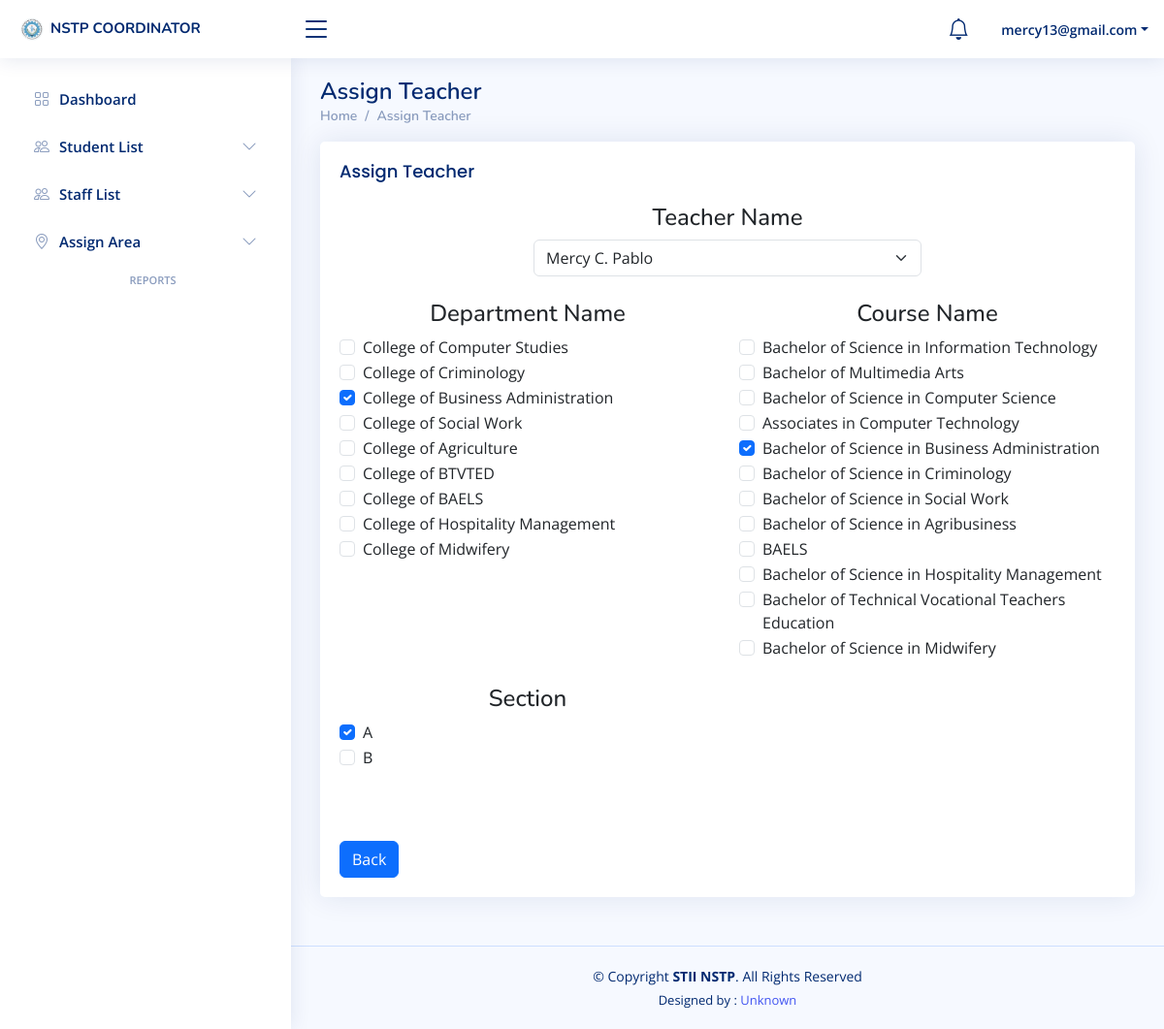
Screenshot of /Coordinator/t_assign_info.php?t_assign_id=1 (signed in) with the database file from the repository.
### tables this page shows
CREATE TABLE `t_assign` (
  `t_assign_id` int(11) NOT NULL,
  `t_id` int(11) NOT NULL,
  `d_id` int(11) NOT NULL,
  `c_id` int(11) NOT NULL,
  `s_id` int(11) NOT NULL,
  `section` varchar(255) NOT NULL,
  `status` varchar(255) NOT NULL DEFAULT 'Available',
  `date` timestamp NOT NULL DEFAULT current_timestamp() ON UPDATE current_timestamp(),
  `co_id` int(11) NOT NULL
);

CREATE TABLE `teacher` (
  `t_id` int(11) NOT NULL,
  `full_name` varchar(255) NOT NULL,
  `email` varchar(255) NOT NULL,
  `password` varchar(255) NOT NULL,
  `confirm_password` varchar(255) NOT NULL,
  `contact_number` varchar(255) NOT NULL,
  `status` varchar(255) NOT NULL,
  `date` timestamp NOT NULL DEFAULT current_timestamp() ON UPDATE current_timestamp(),
  `r_id` int(11) NOT NULL,
  `profile_picture` varchar(255) NOT NULL,
  `valid_id` varchar(255) NOT NULL,
  `address` varchar(255) NOT NULL,
  `gender` varchar(255) NOT NULL,
  `birthdate` varchar(255) NOT NULL,
  `age` varchar(255) NOT NULL,
  `civil_status` varchar(255) NOT NULL
);

CREATE TABLE `departments` (
  `d_id` int(11) NOT NULL,
  `department_name` varchar(255) NOT NULL,
  `date` timestamp NOT NULL DEFAULT current_timestamp() ON UPDATE current_timestamp(),
  `status` varchar(255) NOT NULL DEFAULT 'Available'
);

CREATE TABLE `course` (
  `c_id` int(11) NOT NULL,
  `course_name` varchar(255) NOT NULL,
  `d_id` int(11) NOT NULL,
  `date` timestamp NOT NULL DEFAULT current_timestamp() ON UPDATE current_timestamp(),
  `status` varchar(255) NOT NULL DEFAULT 'Available'
);

### Coordinator/t_assign_info.php (the view, shortened to what this page needs)
<?php
if (isset($_SESSION['email']) && isset($_SESSION['co_id']) && ($_SESSION['password']) ) {
?>
<!DOCTYPE html>
<html lang="en">
<head>
  <link href="assets/vendor/bootstrap/css/bootstrap.min.css" rel="stylesheet">
  <link href="assets/vendor/bootstrap-icons/bootstrap-icons.css" rel="stylesheet">
  <link href="assets/vendor/boxicons/css/boxicons.min.css" rel="stylesheet">
  <link href="assets/vendor/quill/quill.snow.css" rel="stylesheet">
  <link href="assets/vendor/quill/quill.bubble.css" rel="stylesheet">
  <link href="assets/vendor/remixicon/remixicon.css" rel="stylesheet">
  <link href="assets/vendor/simple-datatables/style.css" rel="stylesheet">
  <link href="assets/css/style.css" rel="stylesheet">
</head>
<body>
<?php include 'Include/header.php'; ?>
<?php include 'Include/sidebar.php'; ?>
  <main id="main" class="main">
    <div class="pagetitle">
      <h1>Assign Teacher</h1>
      <nav>
        <ol class="breadcrumb">
          <li class="breadcrumb-item"><a href="dashboard.php">Home</a></li>
          <li class="breadcrumb-item">Assign Teacher</li>
        </ol>
      </nav>
    </div>
    <section class="section">
      <div class="row">
        <div class="col-lg-12">
          <div class="card">
            <div class="card-body">
              <div class="row">
              	<div class="col-lg-12">
              		<h5 class="card-title">Assign Teacher
                  </h5>
              	</div>
              </div>
              <div class="col-lg-12">
                <?php
include "conn.php";
$t_assign_id = intval($_GET['t_assign_id']);
$query = "
    SELECT t_assign.*, teacher.full_name, t_assign.t_id, t_assign.d_id, t_assign.c_id, t_assign.section
    FROM t_assign
    LEFT JOIN teacher ON t_assign.t_id = teacher.t_id
    WHERE t_assign.t_assign_id = ?
";
$stmt = $conn->prepare($query);
$stmt->bind_param("i", $t_assign_id);
$stmt->execute();
$result = $stmt->get_result();
$assignData = $result->fetch_assoc();
$teacherQuery = "SELECT t_id, full_name FROM teacher WHERE status = 'active'";
$teacherResult = mysqli_query($conn, $teacherQuery);
$deptQuery = "SELECT d_id, department_name FROM departments WHERE status = 'Available'";
$deptResult = mysqli_query($conn, $deptQuery);
$courseQuery = "SELECT c_id, course_name FROM course WHERE status = 'Available'";
$courseResult = mysqli_query($conn, $courseQuery);
$sectionQuery = "SELECT DISTINCT section FROM students WHERE status = 'Enrolled'";
$sectionResult = mysqli_query($conn, $sectionQuery);
$assignedDepartments = !empty($assignData['d_id']) ? explode(',', $assignData['d_id']) : [];
$assignedCourses = !empty($assignData['c_id']) ? explode(',', $assignData['c_id']) : [];
$assignedSections = !empty($assignData['section']) ? explode(',', $assignData['section']) : [];
?>
<form method="post" action="up_t_assign.php">
    <div class="row">
       <center>
       	 <div class="col-lg-6">
            <center><label><h4>Teacher Name</h4></label></center>
            <select class="form-select" name="t_id" required>
                <?php while ($row = mysqli_fetch_assoc($teacherResult)) : ?>
                    <option value="<?= htmlspecialchars($row['t_id']); ?>"
                        <?= ($row['t_id'] == $assignData['t_id']) ? 'selected' : ''; ?>>
                        <?= htmlspecialchars($row['full_name']); ?>
                    </option>
                <?php endwhile; ?>
            </select>
        </div>
       </center>
        <div class="col-lg-12"><br></div>
        <div class="col-lg-6">
            <center><label><h4>Department Name</h4></label></center>
            <?php while ($row = mysqli_fetch_assoc($deptResult)) : ?>
                <div class="form-check">
                    <input class="form-check-input" type="checkbox" name="d_id[]"
                           value="<?= htmlspecialchars($row['d_id']); ?>"
                           id="dept_<?= htmlspecialchars($row['d_id']); ?>"
                           <?= in_array($row['d_id'], $assignedDepartments) ? 'checked' : ''; ?>>
                    <label class="form-check-label" for="dept_<?= htmlspecialchars($row['d_id']); ?>">
                        <?= htmlspecialchars($row['department_name']); ?>
                    </label>
                </div>
            <?php endwhile; ?>
        </div>
        <div class="col-lg-6">
            <center><label><h4>Course Name</h4></label></center>
            <?php while ($row = mysqli_fetch_assoc($courseResult)) : ?>
                <div class="form-check">
                    <input class="form-check-input" type="checkbox" name="c_id[]"
                           value="<?= htmlspecialchars($row['c_id']); ?>"
                           id="course_<?= htmlspecialchars($row['c_id']); ?>"
                           <?= in_array($row['c_id'], $assignedCourses) ? 'checked' : ''; ?>>
                    <label class="form-check-label" for="course_<?= htmlspecialchars($row['c_id']); ?>">
                        <?= htmlspecialchars($row['course_name']); ?>
                    </label>
                </div>
            <?php endwhile; ?>
        </div>
        <div class="col-lg-12"><br></div>
        <div class="col-lg-6">
            <center><label><h4>Section</h4></label></center>
            <?php while ($row = mysqli_fetch_assoc($sectionResult)) : ?>
                <div class="form-check">
                    <input class="form-check-input" type="checkbox" name="sections[]"
                           value="<?= htmlspecialchars($row['section']); ?>"
                           id="section_<?= htmlspecialchars($row['section']); ?>"
                           <?= in_array($row['section'], $assignedSections) ? 'checked' : ''; ?>>
                    <label class="form-check-label" for="section_<?= htmlspecialchars($row['section']); ?>">
                        <?= htmlspecialchars($row['section']); ?>
                    </label>
                </div>
            <?php endwhile; ?>
        </div>
        <div class="col-lg-12"><br><br><br></div>
        <div class="col-lg-12">
            <a href="teacher_list.php" class="btn btn-primary">Back</a>
        </div>
    </div>
</form>
              </div>
            </div>
          </div>
        </div>
      </div>
    </section>
  </main>
  <footer id="footer" class="footer">
    <div class="copyright">
      &copy; Copyright <strong><span>STII NSTP</span></strong>. All Rights Reserved
    </div>
    <div class="credits">
      Designed by : <a href="#">Unknown</a>
    </div>
  </footer>
</body>
</html>
<?php
}else{
    header("Location: sign_in.php");
    exit();
}
?>

### Coordinator/assets/css/style.css (style rules this page uses)
:root { scroll-behavior: smooth; }
body { font-family: "Open Sans", sans-serif; background: #f6f9ff; color: #444444; }
a { color: #4154f1; text-decoration: none; }
h1, h2, h3, h4, h5, h6 { font-family: "Nunito", sans-serif; }
#main { margin-top: 60px; padding: 20px 30px; transition: all 0.3s; }
.pagetitle { margin-bottom: 10px; }
.pagetitle h1 { font-size: 24px; margin-bottom: 0; font-weight: 600; color: #012970; }
.card { margin-bottom: 30px; border: none; border-radius: 5px; box-shadow: 0px 0 30px rgba(1, 41, 112, 0.1); }
.card-title { padding: 20px 0 15px 0; font-size: 18px; font-weight: 500; color: #012970; font-family: "Poppins", sans-serif; }
.card-body { padding: 0 20px 20px 20px; }
.breadcrumb { font-size: 14px; font-family: "Nunito", sans-serif; color: #899bbd; font-weight: 600; }
.breadcrumb a { color: #899bbd; transition: 0.3s; }
.breadcrumb .breadcrumb-item::before { color: #899bbd; }
@media (min-width: 1200px) { #main, #footer { margin-left: 300px; } }
.footer { padding: 20px 0; font-size: 14px; transition: all 0.3s; border-top: 1px solid #cddfff; }
.footer .copyright { text-align: center; color: #012970; }
.footer .credits { padding-top: 5px; text-align: center; font-size: 13px; color: #012970; }

### rows the page displays
t_assign: t_id "Mercy C. Pablo", d_id "☑", c_id "☑", section "☑"
departments: department_name "College of Computer Studies"
departments: department_name "College of Criminology"
departments: department_name "College of Business Administration"
departments: department_name "College of Social Work"
departments: department_name "College of Agriculture"
departments: department_name "College of BTVTED"
departments: department_name "College of BAELS"
departments: department_name "College of Hospitality Management"
departments: department_name "College of Midwifery"
course: course_name "Bachelor of Science in Information Technology"
course: course_name "Bachelor of Multimedia Arts"
course: course_name "Bachelor of Science in Computer Science"
course: course_name "Associates in Computer Technology"
course: course_name "Bachelor of Science in Business Administration"
course: course_name "Bachelor of Science in Criminology"
course: course_name "Bachelor of Science in Social Work"
course: course_name "Bachelor of Science in Agribusiness"
course: course_name "BAELS"
course: course_name "Bachelor of Science in Hospitality Management"
course: course_name "Bachelor of Technical Vocational Teachers Education"
course: course_name "Bachelor of Science in Midwifery"

### other values shown
$_SESSION['email'] "mercy13@gmail.com"
$row['section'] "A"
$row['section'] "B"
